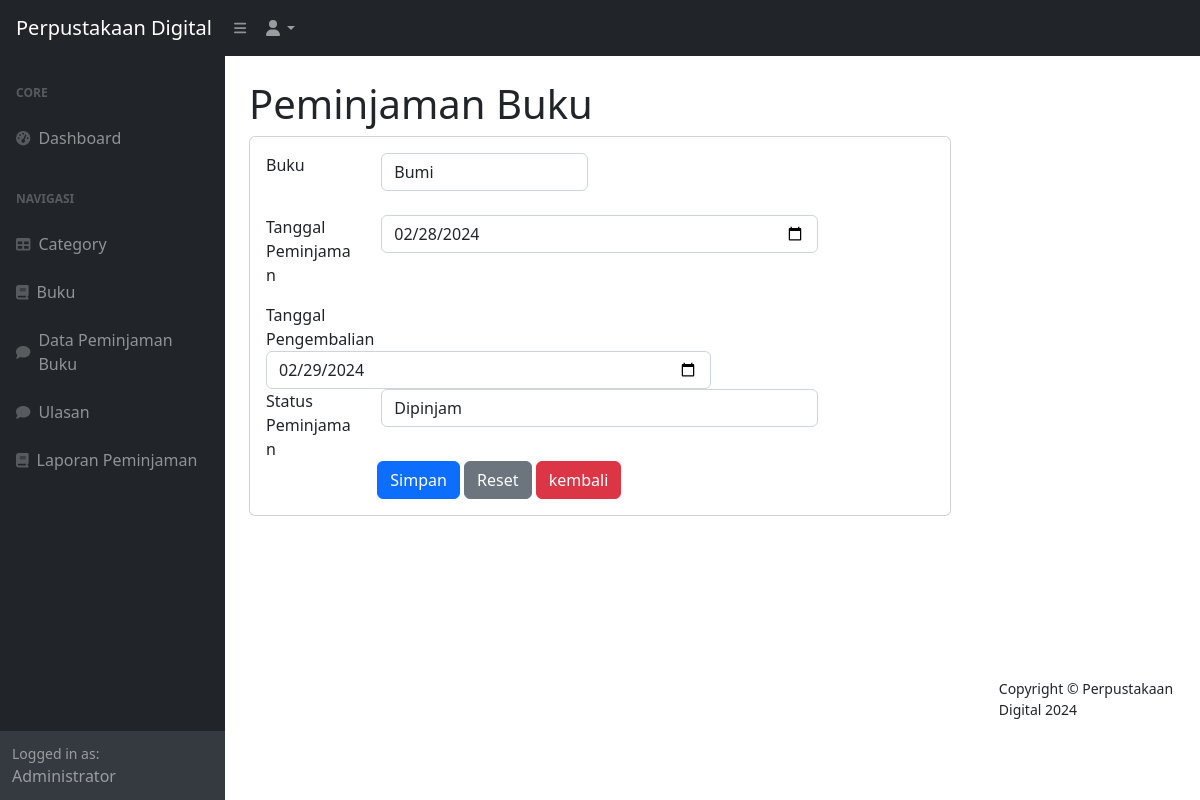
The app's page /index.php?page=peminjaman_ubah&&id=10 (signed in) with its own data.
### tables this page shows
CREATE TABLE `peminjaman` (
  `id_peminjaman` int(11) NOT NULL,
  `id_user` int(11) DEFAULT NULL,
  `id_buku` int(11) DEFAULT NULL,
  `tanggal_peminjaman` varchar(255) DEFAULT NULL,
  `tanggal_pengembalian` varchar(255) DEFAULT NULL,
  `status_peminjaman` enum('dipinjam','dikembalikan') DEFAULT NULL,
  `tanggal_kembali` varchar(10) NOT NULL
);

CREATE TABLE `buku` (
  `id_buku` int(11) NOT NULL,
  `id_category` int(11) DEFAULT NULL,
  `judul` varchar(255) DEFAULT NULL,
  `penulis` varchar(255) DEFAULT NULL,
  `penerbit` varchar(255) DEFAULT NULL,
  `tahun_terbit` varchar(255) DEFAULT NULL,
  `deskripsi` text DEFAULT NULL
);

### peminjaman_ubah.php (the view, shortened to what this page needs)
<h1 class="mt-4">Peminjaman Buku</h1>
<div class="card">
    <div class="card-body">
        <div class="row">
            <div class="col-md-12">
                <form method="post">
                    <?php
                    $id = $_GET['id'];
                        $query = mysqli_query($koneksi, "SELECT*FROM peminjaman WHERE id_peminjaman=$id");
                        $data = mysqli_fetch_array($query);
                    ?>
                    <div class="row mb-4">
                        <div class="col-md-2">Buku</div>
                        <div class="col-md-4">
                            <select name="id_buku" class="form-control">
                                <?php
                                    $buk = mysqli_query($koneksi, "SELECT*FROM buku");
                                    while($buku = mysqli_fetch_array($buk)) {
                                        ?>
                                        <option <?php if($buku['id_buku'] == $data['id_buku']) echo 'selected'; ?> value="<?php echo $buku['id_buku']; ?>"><?php echo $buku['judul']; ?></option>
                                        <?php
                                    }
                                ?>
                            </select>
                        </div>
                    </div>
                    <div class="row mb-3">
                        <div class="col-md-2">Tanggal Peminjaman</div>
                        <div class="col-md-8">
                            <input type="date" class="form-control" value="<?php echo $data['tanggal_peminjaman'];?>" name="tanggal_peminjaman">
                        </div>
                    </div>
                        <div class="col-md-2">Tanggal Pengembalian</div>
                        <div class="col-md-8">
                            <input type="date" class="form-control" value="<?php echo $data['tanggal_pengembalian'];?>" name="tanggal_pengembalian">
                        </div>
                    </div>
                    <div class="col-md-2">Status Peminjaman</div>
                        <div class="col-md-8">
                            <select name="status_peminjaman" class="form-control">
                                <option value="dipinjam" <?php if($data['status_peminjaman'] == 'dipinjam') echo 'selected'; ?> >Dipinjam</option>
                            </select>
                        </div>
                    <div class="row">
                        <div class="col-md-2"></div>
                        <div class="col-md-8">
                            <button type="submit" class="btn btn-primary" name="submit" value="submit">Simpan</button>
                            <button type="reset" class="btn btn-secondary">Reset</button>
                            <a href="?page=peminjaman" class="btn btn-danger">kembali</a>
                        </div>
                    </div>
            </div>
        </div>
    </div>
</div>

### records on screen
peminjaman: id_buku "Bumi", tanggal_peminjaman "02/28/2024", tanggal_pengembalian "02/29/2024", status_peminjaman "Dipinjam"

### other values on screen
$_SESSION['user']['nama'] "Administrator"
